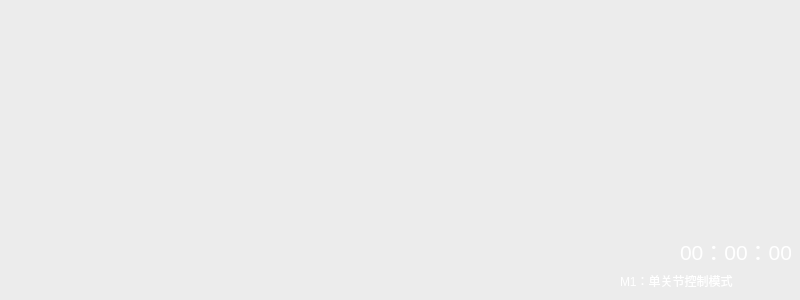
<?xml version="1.0" encoding="UTF-8"?>
<ui version="4.0">
 <class>mainframe</class>
 <widget class="QDialog" name="mainframe">
  <property name="windowModality">
   <enum>Qt::NonModal</enum>
  </property>
  <property name="geometry">
   <rect>
    <x>0</x>
    <y>0</y>
    <width>800</width>
    <height>300</height>
   </rect>
  </property>
  <property name="palette">
   <palette>
    <active>
     <colorrole role="WindowText">
      <brush brushstyle="SolidPattern">
       <color alpha="255">
        <red>255</red>
        <green>255</green>
        <blue>255</blue>
       </color>
      </brush>
     </colorrole>
     <colorrole role="Midlight">
      <brush brushstyle="SolidPattern">
       <color alpha="255">
        <red>0</red>
        <green>0</green>
        <blue>0</blue>
       </color>
      </brush>
     </colorrole>
     <colorrole role="Mid">
      <brush brushstyle="SolidPattern">
       <color alpha="255">
        <red>94</red>
        <green>100</green>
        <blue>81</blue>
       </color>
      </brush>
     </colorrole>
     <colorrole role="Text">
      <brush brushstyle="SolidPattern">
       <color alpha="255">
        <red>255</red>
        <green>255</green>
        <blue>255</blue>
       </color>
      </brush>
     </colorrole>
     <colorrole role="Base">
      <brush brushstyle="SolidPattern">
       <color alpha="255">
        <red>0</red>
        <green>0</green>
        <blue>0</blue>
       </color>
      </brush>
     </colorrole>
     <colorrole role="Window">
      <brush brushstyle="SolidPattern">
       <color alpha="255">
        <red>236</red>
        <green>236</green>
        <blue>236</blue>
       </color>
      </brush>
     </colorrole>
    </active>
    <inactive>
     <colorrole role="WindowText">
      <brush brushstyle="SolidPattern">
       <color alpha="255">
        <red>255</red>
        <green>255</green>
        <blue>255</blue>
       </color>
      </brush>
     </colorrole>
     <colorrole role="Midlight">
      <brush brushstyle="SolidPattern">
       <color alpha="255">
        <red>0</red>
        <green>0</green>
        <blue>0</blue>
       </color>
      </brush>
     </colorrole>
     <colorrole role="Mid">
      <brush brushstyle="SolidPattern">
       <color alpha="255">
        <red>94</red>
        <green>100</green>
        <blue>81</blue>
       </color>
      </brush>
     </colorrole>
     <colorrole role="Text">
      <brush brushstyle="SolidPattern">
       <color alpha="255">
        <red>255</red>
        <green>255</green>
        <blue>255</blue>
       </color>
      </brush>
     </colorrole>
     <colorrole role="Base">
      <brush brushstyle="SolidPattern">
       <color alpha="255">
        <red>0</red>
        <green>0</green>
        <blue>0</blue>
       </color>
      </brush>
     </colorrole>
     <colorrole role="Window">
      <brush brushstyle="SolidPattern">
       <color alpha="255">
        <red>236</red>
        <green>236</green>
        <blue>236</blue>
       </color>
      </brush>
     </colorrole>
    </inactive>
    <disabled>
     <colorrole role="WindowText">
      <brush brushstyle="SolidPattern">
       <color alpha="255">
        <red>118</red>
        <green>116</green>
        <blue>108</blue>
       </color>
      </brush>
     </colorrole>
     <colorrole role="Midlight">
      <brush brushstyle="SolidPattern">
       <color alpha="255">
        <red>0</red>
        <green>0</green>
        <blue>0</blue>
       </color>
      </brush>
     </colorrole>
     <colorrole role="Mid">
      <brush brushstyle="SolidPattern">
       <color alpha="255">
        <red>94</red>
        <green>100</green>
        <blue>81</blue>
       </color>
      </brush>
     </colorrole>
     <colorrole role="Text">
      <brush brushstyle="SolidPattern">
       <color alpha="255">
        <red>118</red>
        <green>116</green>
        <blue>108</blue>
       </color>
      </brush>
     </colorrole>
     <colorrole role="Base">
      <brush brushstyle="SolidPattern">
       <color alpha="255">
        <red>236</red>
        <green>236</green>
        <blue>236</blue>
       </color>
      </brush>
     </colorrole>
     <colorrole role="Window">
      <brush brushstyle="SolidPattern">
       <color alpha="255">
        <red>236</red>
        <green>236</green>
        <blue>236</blue>
       </color>
      </brush>
     </colorrole>
    </disabled>
   </palette>
  </property>
  <property name="windowTitle">
   <string>mainframe</string>
  </property>
  <property name="sizeGripEnabled">
   <bool>false</bool>
  </property>
  <property name="modal">
   <bool>true</bool>
  </property>
  <widget class="SerialPort" name="serialport">
   <property name="geometry">
    <rect>
     <x>560</x>
     <y>10</y>
     <width>32</width>
     <height>32</height>
    </rect>
   </property>
   <property name="maximumSize">
    <size>
     <width>32</width>
     <height>32</height>
    </size>
   </property>
   <property name="inputMethodHints">
    <set>Qt::ImhNone</set>
   </property>
   <property name="port">
    <UInt>0</UInt>
   </property>
   <property name="baudrate">
    <enum>SerialPort::BAUD19200</enum>
   </property>
   <property name="paritytype" stdset="0">
    <enum>SerialPort::NONE</enum>
   </property>
   <property name="timeout">
    <UInt>10</UInt>
   </property>
   <property name="AutoOpen">
    <bool>false</bool>
   </property>
  </widget>
  <widget class="QLabel" name="label">
   <property name="geometry">
    <rect>
     <x>620</x>
     <y>270</y>
     <width>171</width>
     <height>21</height>
    </rect>
   </property>
   <property name="palette">
    <palette>
     <active>
      <colorrole role="WindowText">
       <brush brushstyle="SolidPattern">
        <color alpha="255">
         <red>255</red>
         <green>255</green>
         <blue>255</blue>
        </color>
       </brush>
      </colorrole>
     </active>
     <inactive>
      <colorrole role="WindowText">
       <brush brushstyle="SolidPattern">
        <color alpha="255">
         <red>255</red>
         <green>255</green>
         <blue>255</blue>
        </color>
       </brush>
      </colorrole>
     </inactive>
     <disabled>
      <colorrole role="WindowText">
       <brush brushstyle="SolidPattern">
        <color alpha="255">
         <red>118</red>
         <green>116</green>
         <blue>108</blue>
        </color>
       </brush>
      </colorrole>
     </disabled>
    </palette>
   </property>
   <property name="text">
    <string>M1：单关节控制模式</string>
   </property>
  </widget>
  <widget class="QLabel" name="label_4">
   <property name="geometry">
    <rect>
     <x>680</x>
     <y>240</y>
     <width>111</width>
     <height>21</height>
    </rect>
   </property>
   <property name="font">
    <font>
     <pointsize>16</pointsize>
    </font>
   </property>
   <property name="text">
    <string>00：00：00</string>
   </property>
  </widget>
 </widget>
 <customwidgets>
  <customwidget>
   <class>SerialPort</class>
   <extends>QWidget</extends>
   <header>Qtcustom/serialport.h</header>
  </customwidget>
 </customwidgets>
 <resources/>
 <connections/>
</ui>
